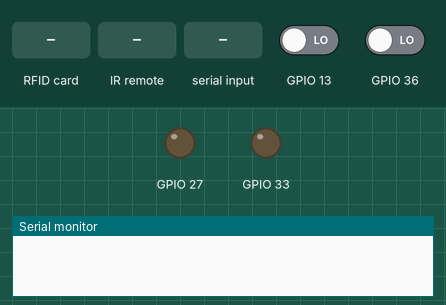
A program run on a simulated ESP32. On the bench: output pins drawn as LEDs (lit = HIGH), the last lines printed to the serial monitor. The test bench sets the inputs (shaded band); at power-on: GPIO 13 LOW, GPIO 36 LOW. No radio packets arrive unless stated; pins used as bus, display or sensor lines are not drawn.

Above: at 0.0 s.
At 1.03 s:
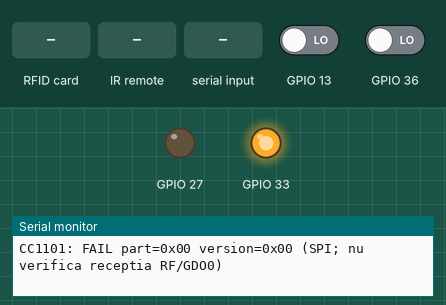
At 2.3 s:
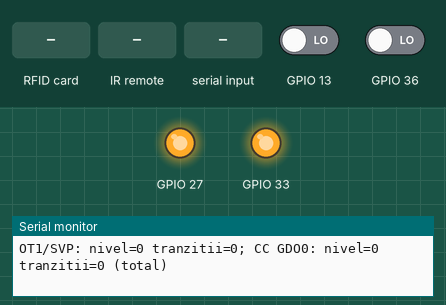
2.4 s: RFID card 5E 7A 19 C4 held to the reader
3.9 s: infrared code 0xF1A500FF received
5.4 s: "i" received over Serial
Timing chart, 0 to 8.4 s (numbered marks = the images above; inputs shaded):
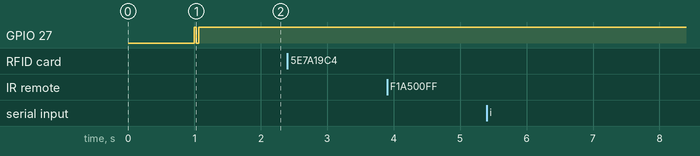

The program:

main.cpp
```cpp
#include <Arduino.h>
#include <SPI.h>
#include <RF24.h>
#include <MFRC522.h>
#include <IRrecv.h>
#include <IRsend.h>
#include <IRutils.h>

// Exact wiring supplied by the user. Blank connections are not used.
constexpr uint8_t CS[] = {27,17,4,25};
RF24 nrf1(5,17,1000000), nrf2(16,4,1000000);
MFRC522 rfid(25,26);
IRrecv ir(35,256,15,true);
IRsend emitter(32);
decode_results decoded;
bool rfidOK=false, waitingIR=false;
uint32_t irStart=0, lastReport=0;
volatile uint32_t radarEdges=0, ccEdges=0;
void IRAM_ATTR radarEdge(){++radarEdges;}
void IRAM_ATTR ccEdge(){++ccEdges;}
void releaseSPI(){for(auto pin:CS) digitalWrite(pin,HIGH);}

// Bounded access: an absent CC1101 cannot block the rest of the tests.
bool ccAccess(uint8_t address, uint8_t &value, bool write=false){
    releaseSPI();
    SPI.beginTransaction(SPISettings(1000000,MSBFIRST,SPI_MODE0));
    digitalWrite(27,LOW);
    uint32_t start=micros();
    while(digitalRead(19)){
        if(micros()-start>5000){digitalWrite(27,HIGH);SPI.endTransaction();return false;}
    }
    SPI.transfer(write?address:(address | (address>=0x30?0xC0:0x80)));
    uint8_t result=SPI.transfer(write?value:0);
    if(!write)value=result;
    digitalWrite(27,HIGH);SPI.endTransaction();return true;
}

void testNRF(RF24 &radio, const char *name){
    releaseSPI();
    bool found=radio.begin() && radio.isChipConnected();
    bool registers=false;
    if(found){
        radio.stopListening();radio.setAutoAck(false);
        uint8_t old=radio.getChannel();
        radio.setChannel(40);bool a=radio.getChannel()==40;
        radio.setChannel(76);registers=a && radio.getChannel()==76;
        radio.setChannel(old);radio.powerDown();
    }
    Serial.printf("%s: %s (SPI + scriere/citire registru; nu verifica antena/CE/link RF)\n",name,found&&registers?"PASS":"FAIL");
}

void tests(){
    Serial.println("\n=== TEST CABLAJ ESP32 DEV MODULE ===");
    Serial.println("SPI SCK=18 MISO=19 MOSI=23; CC CS=27 GDO0=13");
    Serial.println("NRF1 CE=5 CS=17; NRF2 CE=16 CS=4; RC522 SS=25 RST=26");
    Serial.println("IR RX=35 TX=32; radar OT1=SVP(GPIO36), RX=33");
    testNRF(nrf1,"NRF24 #1");testNRF(nrf2,"NRF24 #2");
    uint8_t part=255,version=255,old=0,a=0x12,b=0x24,readA=0,readB=0;
    bool detected=ccAccess(0x30,part)&&ccAccess(0x31,version)&&part==0&&version!=0&&version!=255;
    bool rw=false, restored=false;
    if(detected && ccAccess(0x0A,old)){
        rw=ccAccess(0x0A,a,true)&&ccAccess(0x0A,readA)&&readA==a&&
           ccAccess(0x0A,b,true)&&ccAccess(0x0A,readB)&&readB==b;
        restored=ccAccess(0x0A,old,true);
    }
    Serial.printf("CC1101: %s part=0x%02X version=0x%02X (SPI; nu verifica receptia RF/GDO0)\n",detected&&rw&&restored?"PASS":"FAIL",part,version);
    releaseSPI();rfid.PCD_Init();
    uint8_t v=rfid.PCD_ReadRegister(MFRC522::VersionReg);
    rfidOK=v!=0&&v!=255;
    Serial.printf("RC522: %s version=0x%02X; apropie un card pentru verificarea citirii\n",rfidOK?"RASPUNDE":"FAIL",v);
    Serial.println("IR RX: astept telecomanda. IR TX: comanda i trimite un cadru NEC de test.");
    Serial.println("Radar: observare OT1 pe SVP; activitatea nu confirma modelul/protocolul/prezenta.");
    Serial.println("W5500: NETESTAT, conectat la alt ESP32-C3, fara legatura specificata cu aceasta placa.");
    Serial.println("Comenzi: t = repeta SPI; i = test IR (indreapta KY-005 spre KY-022).");
}

void setup(){
    Serial.begin(115200);delay(1000);
    for(auto pin:CS){pinMode(pin,OUTPUT);digitalWrite(pin,HIGH);}
    pinMode(5,OUTPUT);digitalWrite(5,LOW);pinMode(16,OUTPUT);digitalWrite(16,LOW);
    pinMode(13,INPUT);pinMode(36,INPUT);
    // RX on the radar is connected to ESP GPIO33. Keep it idle, send no configuration.
    pinMode(33,OUTPUT);digitalWrite(33,HIGH);
    SPI.begin(18,19,23);emitter.begin();ir.enableIRIn();
    attachInterrupt(36,radarEdge,CHANGE);attachInterrupt(13,ccEdge,CHANGE);
    tests();
}

void loop(){
    if(Serial.available()){
        char c=Serial.read();
        if(c=='t'&&!waitingIR)tests();
        if(c=='i'&&!waitingIR){
            Serial.println("IR: emit NEC 0xF1A500FF; astept receptia 3 secunde...");
            ir.resume();waitingIR=true;irStart=millis();emitter.sendNEC(0xF1A500FF,32);
        }
    }
    if(ir.decode(&decoded)){
        Serial.printf("IR RX: protocol=%s bits=%u code=%s\n",typeToString(decoded.decode_type).c_str(),decoded.bits,uint64ToString(decoded.value,16).c_str());
        if(waitingIR&&decoded.decode_type==NEC&&decoded.bits==32&&decoded.value==0xF1A500FF){
            Serial.println("IR LOOPBACK: PASS (emitator + receptor)");waitingIR=false;
        }
        ir.resume();
    }
    if(waitingIR&&millis()-irStart>3000){
        Serial.println("IR LOOPBACK: NECONFIRMAT; verifica orientarea, distanta si conexiunile.");waitingIR=false;
    }
    if(rfidOK&&rfid.PICC_IsNewCardPresent()&&rfid.PICC_ReadCardSerial()){
        Serial.print("RFID READ: PASS UID=");
        for(uint8_t i=0;i<rfid.uid.size;i++)Serial.printf("%02X",rfid.uid.uidByte[i]);
        Serial.println();rfid.PICC_HaltA();rfid.PCD_StopCrypto1();
    }
    if(millis()-lastReport>=2000){
        lastReport=millis();
        Serial.printf("OT1/SVP: nivel=%d tranzitii=%lu; CC GDO0: nivel=%d tranzitii=%lu (total)\n",digitalRead(36),(unsigned long)radarEdges,digitalRead(13),(unsigned long)ccEdges);
    }
    delay(5);
}
```
